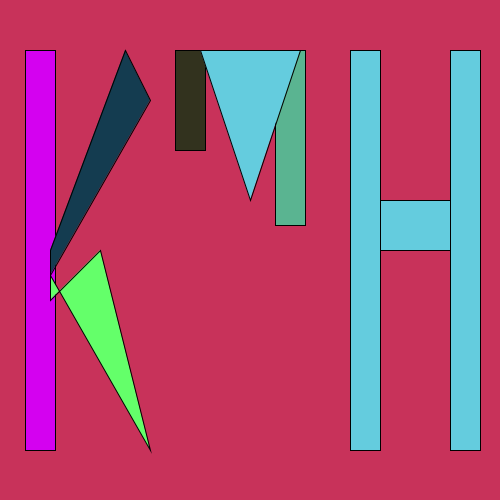
Frame 1 (no input)
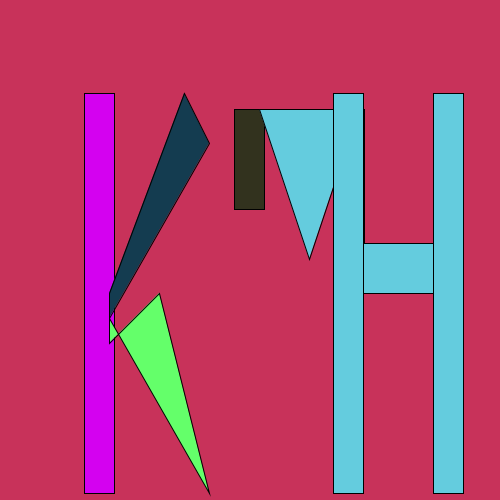
Frame 60 (the mouse pressed at the canvas centre just before this capture)
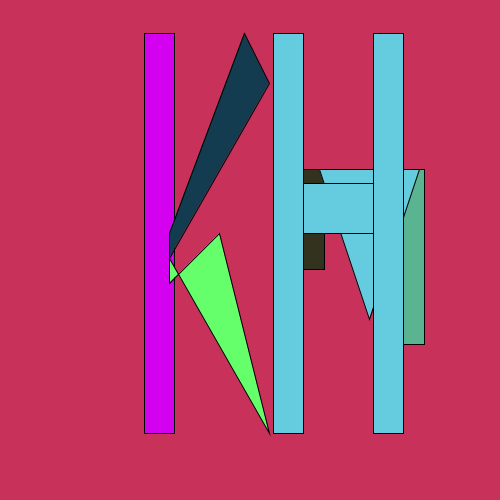
Frame 120 (the mouse held since frame 60 and released just before this capture)

The Processing sketch that drew these frames (run headless with seeded random() and noise(); from frame 60 on, the mouse is pressed at the canvas centre):

// Processing sketch: processing_103714
// ── processing_103714.pde

float kx, ky, dim, dkx, dky, mx, my, dmx, dmy, hx,hy, dhx, dhy;
void setup ( )
{
  size(500,500);
  dkx = 1;
  dky = 1;
  kx = 25;
  ky = 50;
  mx = 175;
  my = 50;
  dmx = 1;
  dmy = 1;
  hx = 350;
  hy = 50;
  dhx = 1;
  dhy = 1;
}
void draw ( )
{
 background (200,50, 90);
 fill(212,1,240);
 rect(kx,ky,30,400);
 fill(100,255,106);
 quad(kx + 25,ky + 225,kx + 25,ky + 250,kx + 75,ky + 200,kx + 125,ky + 400);
 fill(20,60,80);
 quad(kx + 25,ky + 225,kx + 25,ky + 200,kx + 100,ky,kx + 125,ky + 50);
 fill(50,50,30);
 rect(mx,my,30,100);
 fill(90, 180, 145);
 rect(mx + 100,my,30,175);
 fill(100,204,222);
 triangle(mx + 25,my,mx + 75,my + 150,mx + 125,my);
 rect(hx,hy + 150,100,50);
 rect(hx,hy,30,400);
 rect(hx + 100,hy,30,400);
 kx+=dkx;
 if (kx > width - 125  || kx < 10) {
  dkx = -dkx;
 }
 ky+= dky;
 if (ky > height - 400 || ky < 10) {
   dky = - dky;}
 mx+=dmx;
 if (mx > width - 130  || mx < 10) {
  dmx = -dmx;
 }
 my+= dmy;
 if (my > height - 175 || my < 10) {
   dmy = - dmy;}
 hx+=dhx;
 if (hx > width - 130  || hx < 10) {
  dhx = -dhx;
 }
 hy+= dhy;
 if (hy > height - 400 || hy < 10) {
   dhy = - dhy;}
}   

void keyPressed( )
{
   noLoop(); 
}
                     
void keyReleased()
{
   loop();                                                                                                                                                                      
}
